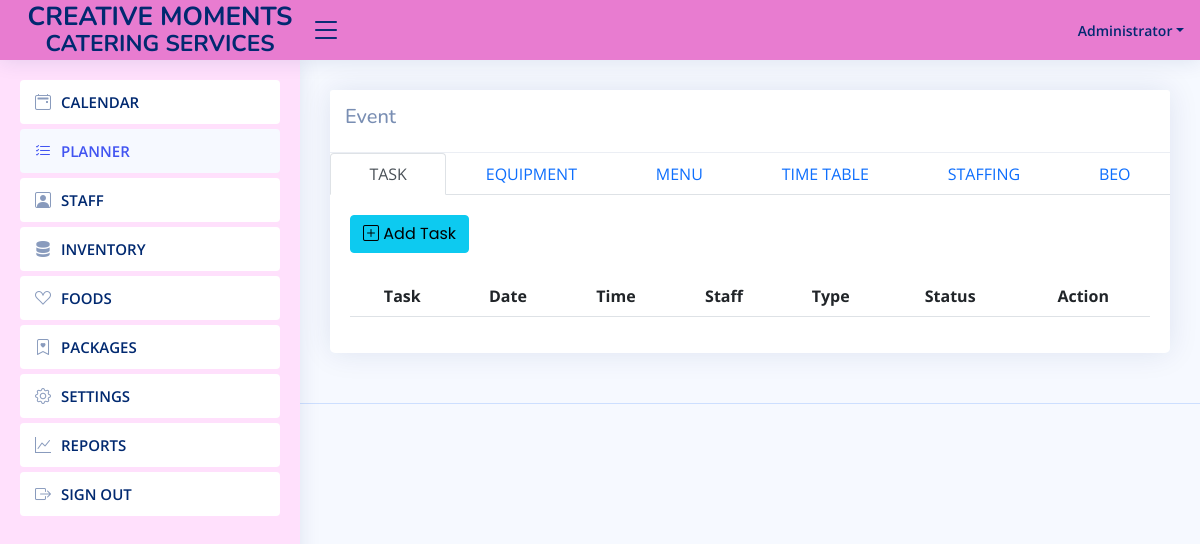
Page /accounts/planner-data.php (signed in) on the earlier database version.
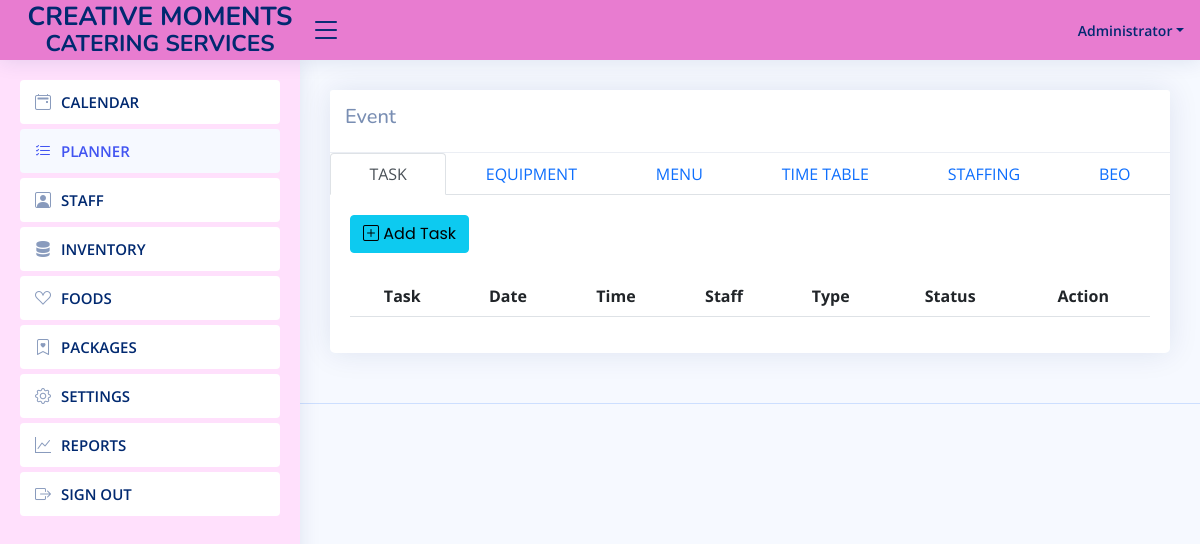
Same page on the later database version.
### tables this page shows
CREATE TABLE `cm_events` (
  `event_id` int(12) NOT NULL,
  `event_name` text NOT NULL,
  `event_venue` varchar(100) NOT NULL,
  `event_date` varchar(35) NOT NULL,
  `event_time` varchar(35) NOT NULL,
  `event_type` varchar(35) NOT NULL,
  `event_package` int(5) NOT NULL,
  `notes` text NOT NULL,
  `guest` varchar(10) NOT NULL,
  `client_name` varchar(100) NOT NULL,
  `contact_number` varchar(32) NOT NULL,
  `payment_type` varchar(100) NOT NULL,
  `payment_status` text NOT NULL,
  `event_status` varchar(32) NOT NULL,
  `date_added` datetime NOT NULL DEFAULT current_timestamp()
);

### accounts/planner-data.php (the view, shortened to what this page needs)
<?php include('header.php');?>
<?php include('nav.php');?>
<?php include('controller/event-task.php');?>
  <main id="main" class="main">
    <section class="section">
      <div class="row">
        <div class="col-lg-12">
          <div class="card">
		  <div class="card-header">
		  <h5><?php echo $_GET['event'];?> Event </h5>
		  </div>
		   <ul class="nav nav-tabs d-flex" id="myTabjustified" role="">
				<li class="nav-item flex-fill" role=""> <a href="planner-data.php?id=<?php echo $_GET['id'];?>&event=<?php echo $_GET['event'];?>&package=<?php echo $_GET['package'];?> "> <button class="nav-link w-100 active" >TASK</button></a></li>
                <li class="nav-item flex-fill" role=""> <a href="planner-equipment.php?id=<?php echo $_GET['id'];?>&event=<?php echo $_GET['event'];?>&package=<?php echo $_GET['package'];?> "> <button class="nav-link w-100 " >EQUIPMENT</button></a></li>
                <?php if($_SESSION['role'] ==1){?>
				<li class="nav-item flex-fill" role=""> <a href="planner-menu.php?id=<?php echo $_GET['id'];?>&event=<?php echo $_GET['event'];?>&package=<?php echo $_GET['package'];?> "> <button class="nav-link w-100  " >MENU</button></a></li>
                <li class="nav-item flex-fill" role=""> <a href="planner-time-table.php?id=<?php echo $_GET['id'];?>&event=<?php echo $_GET['event'];?>&package=<?php echo $_GET['package'];?> "> <button class="nav-link w-100  " >TIME TABLE</button></a></li>
                <?php } ?>
				<li class="nav-item flex-fill" role=""> <a href="planner-staffing.php?id=<?php echo $_GET['id'];?>&event=<?php echo $_GET['event'];?>&package=<?php echo $_GET['package'];?> "> <button class="nav-link w-100  " >STAFFING </button></a></li>
                <li class="nav-item flex-fill" role=""> <a href="planner-beo.php?id=<?php echo $_GET['id'];?>&event=<?php echo $_GET['event'];?>&package=<?php echo $_GET['package'];?> "> <button class="nav-link w-100  " >BEO </button></a></li>
              </ul>
            <div class="card-body">
			<?php if($_SESSION['role'] ==1){?>
              <h5 class="card-title"><button class="btn btn-info btn-md" data-bs-toggle="modal" data-bs-target="#add-task"> <i class="bi bi-plus-square"></i> Add Task </button></h5>
			<?php } ?>
              <table class="table datatable">
                <thead>
                  <tr>
                    <th scope="col"  class="text-center">Task</th>
                    <th scope="col"  class="text-center">Date</th>
                    <th scope="col"  class="text-center">Time</th>
                    <th scope="col"  class="text-center">Staff</th>
                    <th scope="col"  class="text-center">Type</th>
                    <th scope="col"  class="text-center">Status</th>
					<?php if($_SESSION['role'] ==1){?>
                    <th scope="col"  class="text-center">Action</th>
					<?php } ?>
                  </tr>
                </thead>
              </table>
            </div>
          </div>
        </div>
      </div>
    </section>
  </main>
<?php include('footer.php');?>

### accounts/footer.php (shortened to what this page needs)
  <footer id="footer" class="footer">
    <div class="credits">
    </div>
  </footer>
    <link rel="stylesheet" type="text/css" href="https://cdn.datatables.net/v/bs4/jszip-2.5.0/dt-1.10.20/b-1.6.1/b-colvis-1.6.1/b-html5-1.6.1/b-print-1.6.1/r-2.2.3/datatables.min.css" />
  <?php
		$events_calendar = $mysqli->query("SELECT * from cm_events");
		while($res = $events_calendar->fetch_object()){
			 $start = $res->event_date . $res->event_time;
			 echo $startDate  = date("Y-m-d\Th:i:s", strtotime($start));
			 echo "<br>";
		}
	?>
</body>
</html>

Differences in the rows shown:
removed cm_events: event_date+event_time "2022-06-24T10:05:00"
